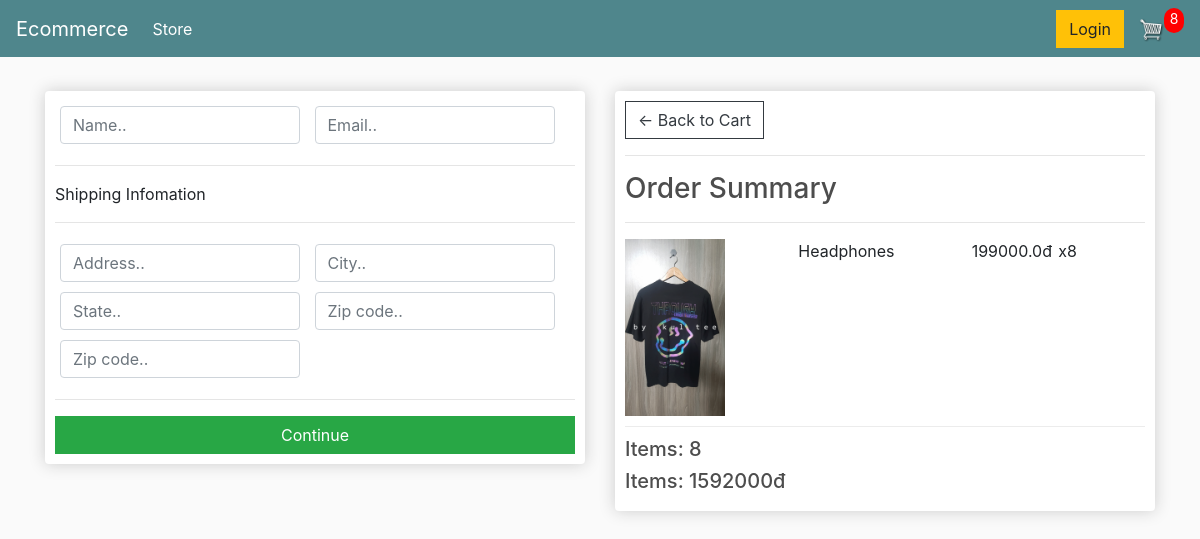
Screenshot of /checkout/ (signed in) with the database file from the repository.
### store/models.py (models this page shows, shortened)
class Order(models.Model):
    customer = models.ForeignKey(Customer, on_delete=models.SET_NULL, blank=True, null=True)
    date_orderd = models.DateTimeField(auto_now_add=True)
    complete = models.BooleanField(default=False, null=True, blank=True)
    transaction_id = models.CharField(max_length=200, null=True)
    @property
    def get_cart_total(self):
        orderitems = self.orderitem_set.all()
        total = sum([item.get_total for item in orderitems])
        return total
    def get_cart_items(self):
        orderitems = self.orderitem_set.all()
        total = sum([item.quantity for item in orderitems])
        return total

class OrderItem(models.Model):
    product = models.ForeignKey(Product, on_delete=models.SET_NULL, blank=True, null=True)
    order = models.ForeignKey(Order, on_delete=models.SET_NULL, blank=True, null=True)
    quantity = models.IntegerField(default=0, null=True, blank=True)
    date_added = models.DateTimeField(auto_now_add=True)
    @property
    def get_total(self):
        total = self.product.price * self.quantity
        return total

class Product(models.Model):
    name = models.CharField(max_length=200, null=True)
    price = models.FloatField()
    digital = models.BooleanField(default=False, null=True, blank=False)
    image = models.ImageField(null=True, blank=True)
    @property
    def imageURL(self):
        try:
            url = self.image.url
        except:
            url = ''
        return url

### store/views.py (the view)
# urls.py: path('checkout/', views.checkout, name="checkout"),
def checkout(request):
    if request.user.is_authenticated:
        customer = request.user.customer
        order, created = Order.objects.get_or_create(customer=customer, complete=False)
        items = order.orderitem_set.all()
        cartItems = order.get_cart_items
    else:
        items = []
        order = {'get_cart_total':0, 'get_cart_items':0}
        cartItems = order['get_cart_items']
    context = {'items':items, 'order':order, 'cartItems': cartItems}
    return render(request, 'store/checkout.html', context)

### store/templates/store/checkout.html (shortened to what this page needs)
{% extends 'store/main.html' %}
{% load static %}
{% block content %}
    <div class="row">
        <div class="col-lg-6">
            <div class="box-element" id="form-wrapper">
                <form id="form">
                    <div id="user-info">
                        <div class="form-field">
                            <input required class="form-control" type="text" name="name" placeholder="Name..">
                        </div>
                        <div class="form-field">
                            <input required class="form-control" type="email" name="email" placeholder="Email..">
                        </div>
                    </div>
                    <div id="shipping-info">
                        <hr>
                        <p>Shipping Infomation</p>
                        <hr>
                        <div class="form-field">
                            <input class="form-control" name="address" placeholder="Address.." type="text">
                        </div>
                        <div class="form-field">
                            <input class="form-control" name="city" type="text" placeholder="City..">
                        </div>
                        <div class="form-field">
                            <input type="text" name="state" placeholder="State.." class="form-control">
                        </div>
                        <div class="form-field">
                            <input type="text" class="form-control" name="zipcode" placeholder="Zip code..">
                        </div>
                        <div class="form-field">
                            <input type="text" class="form-control" name="zipcode" placeholder="Zip code..">
                        </div>
                    </div>
                    <hr>
                    <input id="form-button" class="btn btn-success btn-block" type="submit" value="Continue">
                </form>
            </div>
            <br>
        </div>
        <div class="col-lg-6">
            <div class="box-element">
                <a href="{% url 'cart' %}" class="btn btn-outline-dark">&#x2190; Back to Cart</a>
                <hr>
                <h3>Order Summary</h3>
                <hr>
                {% for item in items %}
                <div class="cart-row">
                    <div style="flex: 2;"><img class="row-image" src="{{item.product.imageURL}}"></div>
                    <div style="flex: 2;"><p>{{item.product.name}}</p></div>
                    <div style="flex: 1;"><p>{{item.product.price}}đ</p></div>
                    <div style="flex: 1;"><p>x{{item.quantity}}</p></div>
                </div>
                {% endfor %}
                <h5>Items: {{order.get_cart_items}}</h5>
                <h5>Items: {{order.get_cart_total|floatformat:0}}đ</h5>
            </div>
            <br>
        </div>
    </div>
{% endblock content %}

### store/templates/store/main.html (shortened to what this page needs)
<!DOCTYPE html>
{% load static %}
<html lang="en">
<head>
    <link rel="stylesheet" href="https://stackpath.bootstrapcdn.com/bootstrap/4.5.2/css/bootstrap.min.css">
    <link rel="stylesheet" href="{% static 'css/main.css' %}" type="text/css">
</head>
<body>
    <nav class="navbar navbar-expand-lg navbar-dark bg-dark">
        <a class="navbar-brand" href="{% url 'store' %}">Ecommerce</a>
        <div class="collapse navbar-collapse" id="navbarSupportedContent">
          <ul class="navbar-nav mr-auto">
            <li class="nav-item active">
              <a class="nav-link" href="{% url 'store' %}">Store <span class="sr-only">(current)</span></a>
            </li>
          </ul>
          <div class="form-inline my-2 my-lg-0">
              <a href="#" class="btn btn-warning">Login</a>
              <a href="{% url 'cart' %}">
                  <img id="cart-icon" src="{% static 'images/cart.png' %}">
              </a>
              <p id=cart-total>{{cartItems}}</p>
          </div>
        </div>
    </nav>
    <div class="container">
        <br>
        {% block content %}
        {% endblock content %}
    </div>
</body>
</html>

### static/css/main.css (style rules this page uses)
body { background-color: hsl(0, 0%, 98%); }
h1,h2,h3,h4,h5,h6 { color: hsl(0, 0%, 30%); }
.box-element { box-shadow: hsl(0, 0%, 80%) 0 0 16px; background-color: #fff; border-radius: 4px; padding: 10px; }
.bg-dark { background-color: #4f868c!important; }
#cart-icon { width: 25px; display: inline-block; margin-left: 15px; }
#cart-total { display: block; text-align: center; color: #fff; background-color: red; width: 20px; height: 25px; border-radius: 50px; font-size: 14px; }
.col-lg-4, .col-lg-6, .col-lg-8, .col-lg-12 { margin-top: 10px; }
.btn { border-radius: 0; }
.row-image { width: 100px; }
.form-field { width: 250px; display: inline-block; padding: 5px; }
.cart-row { display: flex; align-items: flext-stretch; padding-bottom: 10px; margin-bottom: 10px; border-bottom: 1px solid #ececec; }

### rows the page displays
Order: id.quantity "8", get_cart_items "8", get_cart_total "1592000"
OrderItem: product.imageURL (picture), product.name "Headphones", product.price "199000.0", quantity "8"
